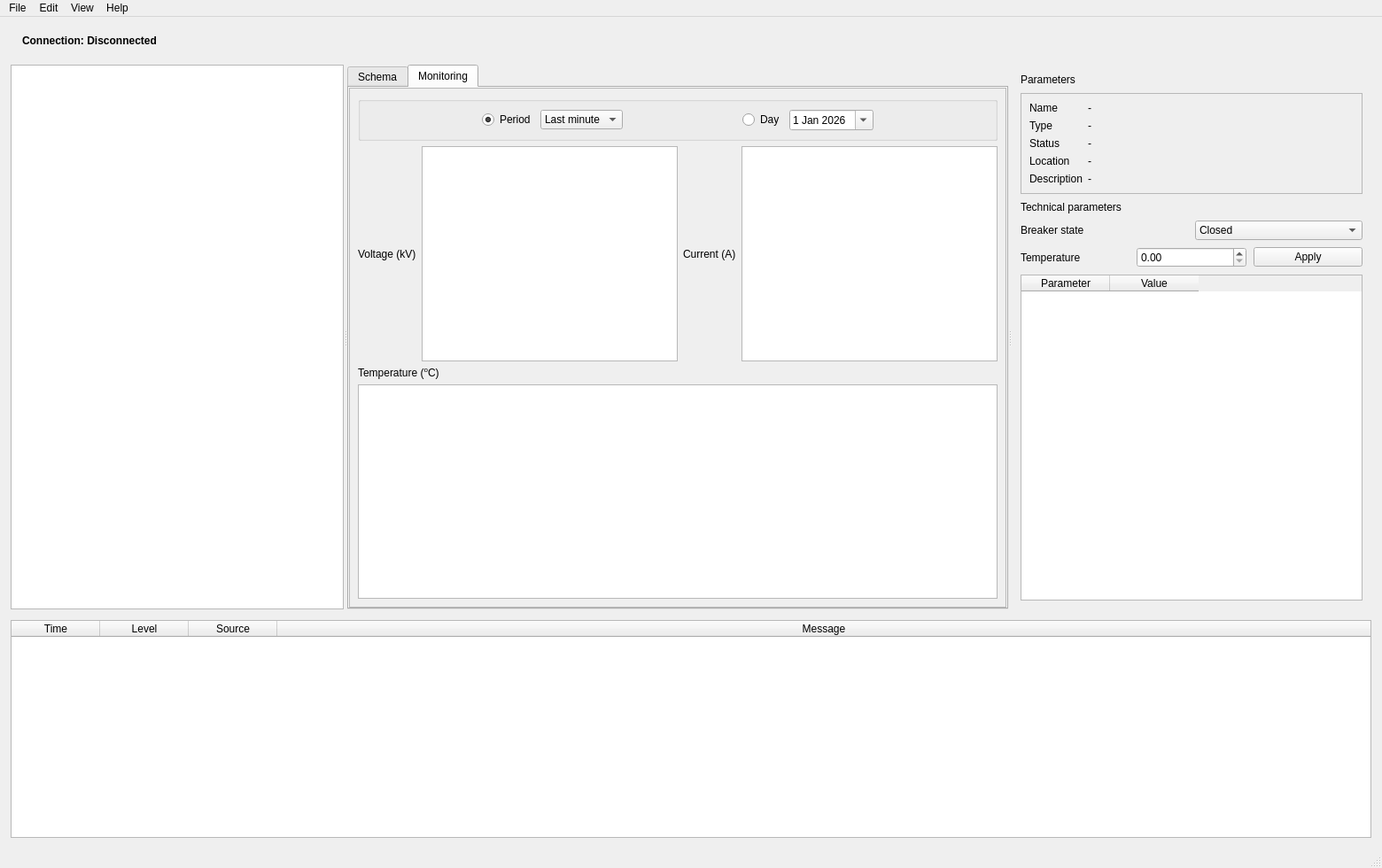
<?xml version="1.0" encoding="UTF-8"?>
<ui version="4.0">
 <class>MainWindow</class>
 <widget class="QMainWindow" name="MainWindow">
  <property name="geometry">
   <rect>
    <x>0</x>
    <y>0</y>
    <width>1560</width>
    <height>980</height>
   </rect>
  </property>
  <property name="windowTitle">
   <string>Power Substation Monitoring</string>
  </property>
  <widget class="QWidget" name="centralwidget">
   <layout class="QVBoxLayout" name="verticalLayout" stretch="0,5,2">
    <property name="spacing">
     <number>12</number>
    </property>
    <property name="leftMargin">
     <number>12</number>
    </property>
    <property name="topMargin">
     <number>12</number>
    </property>
    <property name="rightMargin">
     <number>12</number>
    </property>
    <property name="bottomMargin">
     <number>12</number>
    </property>
    <item>
     <widget class="QLabel" name="connectionStatusLabel">
      <property name="minimumSize">
       <size>
        <width>0</width>
        <height>30</height>
       </size>
      </property>
      <property name="toolTip">
       <string>Current telemetry source connection state</string>
      </property>
      <property name="styleSheet">
       <string notr="true">QLabel {
    border-radius: 6px;
    padding: 5px 10px;
    font-weight: 600;
}</string>
      </property>
      <property name="text">
       <string>Connection: Disconnected</string>
      </property>
     </widget>
    </item>
    <item>
     <widget class="QSplitter" name="topSplitter">
      <property name="orientation">
       <enum>Qt::Orientation::Horizontal</enum>
      </property>
      <property name="childrenCollapsible">
       <bool>false</bool>
      </property>
      <widget class="QTreeView" name="equipmentTreeView">
       <property name="minimumSize">
        <size>
         <width>300</width>
         <height>0</height>
        </size>
       </property>
       <property name="maximumSize">
        <size>
         <width>420</width>
         <height>16777215</height>
        </size>
       </property>
       <property name="alternatingRowColors">
        <bool>true</bool>
       </property>
       <property name="indentation">
        <number>18</number>
       </property>
      </widget>
      <widget class="QTabWidget" name="tabWidget">
       <property name="currentIndex">
        <number>1</number>
       </property>
       <widget class="QWidget" name="schema">
        <attribute name="title">
         <string>Schema</string>
        </attribute>
        <layout class="QVBoxLayout" name="verticalLayout_2">
         <property name="leftMargin">
          <number>0</number>
         </property>
         <property name="topMargin">
          <number>0</number>
         </property>
         <property name="rightMargin">
          <number>0</number>
         </property>
         <property name="bottomMargin">
          <number>0</number>
         </property>
         <item>
          <widget class="SubstationDiagramView" name="graphicsView"/>
         </item>
        </layout>
       </widget>
       <widget class="QScrollArea" name="monitoring">
        <property name="widgetResizable">
         <bool>true</bool>
        </property>
        <attribute name="title">
         <string>Monitoring</string>
        </attribute>
        <widget class="QWidget" name="monitoringContent">
         <layout class="QVBoxLayout" name="verticalLayout_3">
         <item>
          <widget class="QGroupBox" name="groupBox">
           <property name="title">
            <string/>
           </property>
           <layout class="QHBoxLayout" name="horizontalLayout_3">
            <item>
             <spacer name="horizontalSpacer_2">
              <property name="orientation">
               <enum>Qt::Orientation::Horizontal</enum>
              </property>
              <property name="sizeHint" stdset="0">
               <size>
                <width>40</width>
                <height>20</height>
               </size>
              </property>
             </spacer>
            </item>
            <item>
             <widget class="QRadioButton" name="period">
              <property name="text">
               <string>Period</string>
              </property>
              <property name="checked">
               <bool>true</bool>
              </property>
             </widget>
            </item>
            <item>
             <widget class="QComboBox" name="periodComboBox">
              <property name="sizePolicy">
               <sizepolicy hsizetype="Fixed" vsizetype="Fixed">
                <horstretch>0</horstretch>
                <verstretch>0</verstretch>
               </sizepolicy>
              </property>
              <property name="minimumSize">
               <size>
                <width>90</width>
                <height>0</height>
               </size>
              </property>
              <item>
               <property name="text">
                <string>Last minute</string>
               </property>
              </item>
              <item>
               <property name="text">
                <string>Last hour</string>
               </property>
              </item>
              <item>
               <property name="text">
                <string>Last day</string>
               </property>
              </item>
             </widget>
            </item>
            <item>
             <spacer name="horizontalSpacer">
              <property name="orientation">
               <enum>Qt::Orientation::Horizontal</enum>
              </property>
              <property name="sizeType">
               <enum>QSizePolicy::Policy::Expanding</enum>
              </property>
              <property name="sizeHint" stdset="0">
               <size>
                <width>40</width>
                <height>20</height>
               </size>
              </property>
             </spacer>
            </item>
            <item>
             <widget class="QRadioButton" name="day">
              <property name="text">
               <string>Day</string>
              </property>
             </widget>
            </item>
            <item>
             <widget class="QDateEdit" name="dateEdit">
              <property name="calendarPopup">
               <bool>true</bool>
              </property>
              <property name="date">
               <date>
                <year>2026</year>
                <month>1</month>
                <day>1</day>
               </date>
              </property>
             </widget>
            </item>
            <item>
             <spacer name="horizontalSpacer_3">
              <property name="orientation">
               <enum>Qt::Orientation::Horizontal</enum>
              </property>
              <property name="sizeHint" stdset="0">
               <size>
                <width>40</width>
                <height>20</height>
               </size>
              </property>
             </spacer>
            </item>
           </layout>
          </widget>
         </item>
         <item>
          <layout class="QHBoxLayout" name="horizontalLayout_2">
           <item>
            <widget class="QLabel" name="label">
             <property name="text">
              <string>Voltage (kV)</string>
             </property>
            </widget>
           </item>
           <item>
            <widget class="QGraphicsView" name="voltage">
             <property name="minimumSize">
              <size>
               <width>0</width>
               <height>220</height>
              </size>
             </property>
            </widget>
           </item>
           <item>
            <widget class="QLabel" name="label_2">
             <property name="text">
              <string>Current (A)</string>
             </property>
            </widget>
           </item>
           <item>
            <widget class="QGraphicsView" name="current"/>
           </item>
          </layout>
         </item>
         <item>
          <widget class="QLabel" name="label_3">
           <property name="text">
            <string>&lt;html&gt;&lt;head/&gt;&lt;body&gt;&lt;p&gt;Temperature (&lt;span style=&quot; vertical-align:super;&quot;&gt;o&lt;/span&gt;C)&lt;/p&gt;&lt;/body&gt;&lt;/html&gt;</string>
           </property>
          </widget>
         </item>
         <item>
           <widget class="QGraphicsView" name="temperature">
           <property name="minimumSize">
            <size>
             <width>0</width>
             <height>220</height>
            </size>
           </property>
          </widget>
         </item>
         </layout>
        </widget>
       </widget>
      </widget>
      <widget class="QWidget" name="parameterPanel">
       <property name="minimumSize">
        <size>
         <width>320</width>
         <height>0</height>
        </size>
       </property>
       <layout class="QVBoxLayout" name="parameterLayout">
        <property name="spacing">
         <number>8</number>
        </property>
        <property name="leftMargin">
         <number>10</number>
        </property>
        <property name="topMargin">
         <number>10</number>
        </property>
        <property name="rightMargin">
         <number>10</number>
        </property>
        <property name="bottomMargin">
         <number>10</number>
        </property>
        <item>
         <widget class="QLabel" name="parametersTitle">
          <property name="text">
           <string>Parameters</string>
          </property>
         </widget>
        </item>
        <item>
         <widget class="QFrame" name="infoFrame">
          <property name="frameShape">
           <enum>QFrame::Shape::StyledPanel</enum>
          </property>
          <layout class="QFormLayout" name="infoFormLayout">
           <property name="labelAlignment">
            <set>Qt::AlignmentFlag::AlignLeading|Qt::AlignmentFlag::AlignLeft|Qt::AlignmentFlag::AlignTop</set>
           </property>
           <item row="0" column="0">
            <widget class="QLabel" name="nameLabelCaption">
             <property name="text">
              <string>Name</string>
             </property>
            </widget>
           </item>
           <item row="0" column="1">
            <widget class="QLabel" name="nameValueLabel">
             <property name="text">
              <string>-</string>
             </property>
            </widget>
           </item>
           <item row="1" column="0">
            <widget class="QLabel" name="typeLabelCaption">
             <property name="text">
              <string>Type</string>
             </property>
            </widget>
           </item>
           <item row="1" column="1">
            <widget class="QLabel" name="typeValueLabel">
             <property name="text">
              <string>-</string>
             </property>
            </widget>
           </item>
           <item row="2" column="0">
            <widget class="QLabel" name="statusLabelCaption">
             <property name="text">
              <string>Status</string>
             </property>
            </widget>
           </item>
           <item row="2" column="1">
            <widget class="QLabel" name="statusValueLabel">
             <property name="text">
              <string>-</string>
             </property>
            </widget>
           </item>
           <item row="3" column="0">
            <widget class="QLabel" name="locationLabelCaption">
             <property name="text">
              <string>Location</string>
             </property>
            </widget>
           </item>
           <item row="3" column="1">
            <widget class="QLabel" name="locationValueLabel">
             <property name="text">
              <string>-</string>
             </property>
            </widget>
           </item>
           <item row="4" column="0">
            <widget class="QLabel" name="descriptionLabelCaption">
             <property name="text">
              <string>Description</string>
             </property>
            </widget>
           </item>
           <item row="4" column="1">
            <widget class="QLabel" name="descriptionValueLabel">
             <property name="text">
              <string>-</string>
             </property>
             <property name="wordWrap">
              <bool>true</bool>
             </property>
            </widget>
           </item>
          </layout>
         </widget>
        </item>
        <item>
         <widget class="QLabel" name="extraParamsLabel">
          <property name="text">
           <string>Technical parameters</string>
          </property>
         </widget>
        </item>
        <item>
         <layout class="QHBoxLayout" name="breakerControlLayout">
          <item>
           <widget class="QLabel" name="breakerControlLabel">
            <property name="text">
             <string>Breaker state</string>
            </property>
           </widget>
          </item>
          <item>
           <widget class="QComboBox" name="breakerStateCombo">
            <item>
             <property name="text">
              <string>Closed</string>
             </property>
            </item>
            <item>
             <property name="text">
              <string>Open</string>
             </property>
            </item>
           </widget>
          </item>
         </layout>
        </item>
        <item>
         <layout class="QHBoxLayout" name="temperatureControlLayout">
          <item>
           <widget class="QLabel" name="temperatureControlLabel">
            <property name="text">
             <string>Temperature</string>
            </property>
           </widget>
          </item>
          <item>
           <widget class="QDoubleSpinBox" name="temperatureSpinBox"/>
          </item>
          <item>
           <widget class="QPushButton" name="applyTemperatureButton">
            <property name="text">
             <string>Apply</string>
            </property>
           </widget>
          </item>
         </layout>
        </item>
        <item>
         <widget class="QTableWidget" name="parametersTable">
          <property name="editTriggers">
           <set>QAbstractItemView::EditTrigger::NoEditTriggers</set>
          </property>
          <property name="selectionMode">
           <enum>QAbstractItemView::SelectionMode::NoSelection</enum>
          </property>
          <property name="selectionBehavior">
           <enum>QAbstractItemView::SelectionBehavior::SelectRows</enum>
          </property>
          <property name="columnCount">
           <number>2</number>
          </property>
          <column>
           <property name="text">
            <string>Parameter</string>
           </property>
          </column>
          <column>
           <property name="text">
            <string>Value</string>
           </property>
          </column>
         </widget>
        </item>
       </layout>
      </widget>
     </widget>
    </item>
    <item>
     <widget class="QTableWidget" name="eventLogTable">
      <property name="minimumSize">
       <size>
        <width>0</width>
        <height>245</height>
       </size>
      </property>
      <property name="editTriggers">
       <set>QAbstractItemView::EditTrigger::NoEditTriggers</set>
      </property>
      <property name="alternatingRowColors">
       <bool>true</bool>
      </property>
      <property name="selectionMode">
       <enum>QAbstractItemView::SelectionMode::SingleSelection</enum>
      </property>
      <property name="selectionBehavior">
       <enum>QAbstractItemView::SelectionBehavior::SelectRows</enum>
      </property>
      <property name="rowCount">
       <number>0</number>
      </property>
      <property name="supportedDragActions">
       <set>Qt::DropAction::CopyAction</set>
      </property>
      <attribute name="horizontalHeaderStretchLastSection">
       <bool>true</bool>
      </attribute>
      <attribute name="verticalHeaderVisible">
       <bool>false</bool>
      </attribute>
      <column>
       <property name="text">
        <string>Time</string>
       </property>
      </column>
      <column>
       <property name="text">
        <string>Level</string>
       </property>
      </column>
      <column>
       <property name="text">
        <string>Source</string>
       </property>
      </column>
      <column>
       <property name="text">
        <string>Message</string>
       </property>
      </column>
     </widget>
    </item>
   </layout>
  </widget>
  <widget class="QMenuBar" name="menubar">
   <property name="geometry">
    <rect>
     <x>0</x>
     <y>0</y>
     <width>1560</width>
     <height>21</height>
    </rect>
   </property>
   <widget class="QMenu" name="menuFile">
    <property name="title">
     <string>File</string>
    </property>
    <addaction name="actionSave"/>
    <addaction name="actionSave_as"/>
    <addaction name="actionLoad"/>
   </widget>
   <widget class="QMenu" name="menuHelp">
    <property name="title">
     <string>Help</string>
    </property>
    <addaction name="actionAbout"/>
   </widget>
   <widget class="QMenu" name="menuEdit">
    <property name="title">
     <string>Edit</string>
    </property>
    <addaction name="actionSettings"/>
   </widget>
   <widget class="QMenu" name="menuView">
    <property name="title">
     <string>View</string>
    </property>
    <addaction name="actionReport"/>
   </widget>
   <addaction name="menuFile"/>
   <addaction name="menuEdit"/>
   <addaction name="menuView"/>
   <addaction name="menuHelp"/>
  </widget>
  <widget class="QStatusBar" name="statusbar"/>
  <action name="actionSave">
   <property name="text">
    <string>Save</string>
   </property>
  </action>
  <action name="actionSave_as">
   <property name="text">
    <string>Save as</string>
   </property>
  </action>
  <action name="actionLoad">
   <property name="text">
    <string>Load</string>
   </property>
  </action>
  <action name="actionAbout">
   <property name="text">
    <string>About</string>
   </property>
   <property name="menuRole">
    <enum>QAction::MenuRole::AboutRole</enum>
   </property>
  </action>
  <action name="actionGenerate_report">
   <property name="text">
    <string>Generate report</string>
   </property>
  </action>
  <action name="actionExport_PDF">
   <property name="text">
    <string>Export PDF</string>
   </property>
  </action>
  <action name="actionExport_CSV">
   <property name="text">
    <string>Export CSV</string>
   </property>
  </action>
  <action name="actionReport">
   <property name="text">
    <string>Report</string>
   </property>
  </action>
  <action name="actionSettings">
   <property name="text">
    <string>Settings</string>
   </property>
  </action>
 </widget>
 <customwidgets>
  <customwidget>
   <class>SubstationDiagramView</class>
   <extends>QGraphicsView</extends>
   <header>substationdiagramview.h</header>
  </customwidget>
 </customwidgets>
 <resources/>
 <connections/>
</ui>
